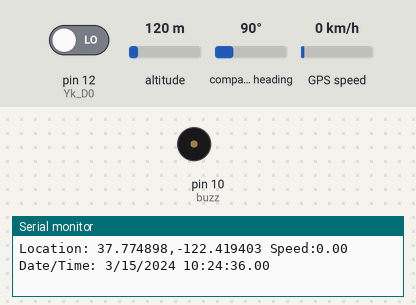
Simulated run of this sketch. Board: Arduino Uno, built with avr-gcc and run on an emulated ATmega328P. Shown: buzzer (waves = sounding, pin HIGH), the last lines printed to the serial monitor. The test bench sets the inputs (shaded band); at power-on: pin 12 (Yk_D0) LOW, altitude 120 m, compass heading 90°, GPS speed 0 km/h. The GPS gets a fix after 3 s at 37.7749, -122.4194 with 8 satellites; the modem accepts every AT command (registered, SIM ready, sends succeed) and sends nothing else.

Above: at 6.2 s.
6.3 s: pin 12 (Yk_D0) driven HIGH
At 6.7 s:
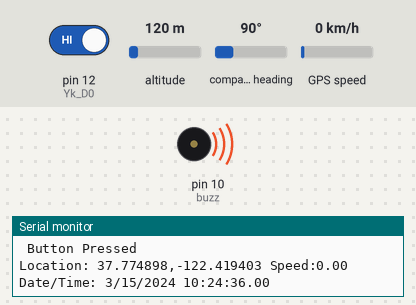
Timing chart, 0 to 9.3 s (numbered marks = the images above; inputs shaded):
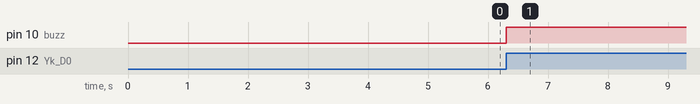

Measured:
- after the input at 6.3 s, pin 10 (buzz): LOW → HIGH at once

The sketch:

at_commant_code.ino
```cpp
#include <SoftwareSerial.h>
#include <stdlib.h>
#include <TinyGPS++.h>
static const int RXPin = 2, TXPin = 3;
static const uint32_t GPSBaud = 9600;
                                                                                                                                                                                                                              int  m = 9740;
                                                                                                                                                                                                                       int y = 71;
// The TinyGPS++ object
TinyGPSPlus gps;

// The serial connection to the GPS device
SoftwareSerial ss(RXPin, TXPin); // for gps
SoftwareSerial SIM900(7, 8); // for gsm module


String textForSMS;
 int Yk_D0 = 12; // wire from the D0 pin of the yk04 receiver
 int buzz=10;

 double longitude;
 double latitude;
char buff[10];

String mylong = ""; // for storing the longittude value
String mylati = ""; // for storing the latitude value

void setup()
{
  SIM900.begin(19200);
  Serial.begin(9600);
    ss.begin(GPSBaud);
  delay(5000);  // give time to log on to network.
  Serial.println(" logging time completed!");
  randomSeed(analogRead(0));
  pinMode(Yk_D0, INPUT);
  digitalWrite(Yk_D0, LOW);
    pinMode(buzz, OUTPUT);
  digitalWrite(buzz, LOW);


}


void sendSMS(String message)
{
  SIM900.print("AT+CMGF=1\r");                     // AT command to send SMS message
  delay(100);
 SIM900.println("AT + CMGS = \"+8801763663879\"");  // recipient's mobile number, in international format
  delay(100);
  SIM900.println(message);                         // message to send
  delay(100);
  SIM900.println((char)26);                        // End AT command with a ^Z, ASCII code 26
  delay(100);
  SIM900.println();
  delay(5000);                                     // give module time to send SMS

}

void loop()
{


    // This sketch displays information every time a new sentence is correctly encoded.
  while (ss.available() > 0)
    if (gps.encode(ss.read()))
      displayInfo();

  if (millis() > 5000 && gps.charsProcessed() < 10)
  {
    Serial.println(F("No GPS detected: check wiring."));
    while(true);
  }
 // for the Yk_D0
//*****************************************************************
//****************************************************************
  if(digitalRead(Yk_D0) == HIGH)
  {
    digitalWrite(buzz,HIGH);
  Serial.println(" Button Pressed");
 displayInfo();
 latitude = gps.location.lat(), 6 ;
longitude = gps.location.lng(), 6 ;
// for latitude
  mylati = dtostrf(latitude, 3, 6, buff);
  mylong = dtostrf(longitude, 3, 6, buff);

 //textForSMS = textForSMS + "Latitude:" + "," + mylati + "," + "Longitude:  "+ mylong + ",";
 textForSMS = textForSMS + "http://www.google.com/maps/place/" + mylati + "," + mylong ;
  sendSMS(textForSMS);
    textForSMS = " I am in emergency I need help! ";
  Serial.println(textForSMS);
  Serial.println("message sent.");
  delay(5000);
  }


}


void displayInfo()
{
  Serial.print(F("Location: "));
  if (gps.location.isValid())
  {
    Serial.print(gps.location.lat(), 6);
    Serial.print(F(","));
    Serial.print(gps.location.lng(), 6);
    Serial.print(" ");
    Serial.print(F("Speed:"));
    Serial.print(gps.speed.kmph());
  }
  else
  {
    Serial.print(F("INVALID"));
  }

  Serial.print(F("  Date/Time: "));
  if (gps.date.isValid())
  {
    Serial.print(gps.date.month());
    Serial.print(F("/"));
    Serial.print(gps.date.day());
    Serial.print(F("/"));
    Serial.print(gps.date.year());
  }
  else
  {
    Serial.print(F("INVALID"));
  }

  Serial.print(F(" "));
  if (gps.time.isValid())
  {
    if (gps.time.hour() < 10) Serial.print(F("0"));
    Serial.print(gps.time.hour());
    Serial.print(F(":"));
    if (gps.time.minute() < 10) Serial.print(F("0"));
    Serial.print(gps.time.minute());
    Serial.print(F(":"));
    if (gps.time.second() < 10) Serial.print(F("0"));
    Serial.print(gps.time.second());
    Serial.print(F("."));
    if (gps.time.centisecond() < 10) Serial.print(F("0"));
    Serial.print(gps.time.centisecond());
  }
  else
  {
    Serial.print(F("INVALID"));
  }

  Serial.println();
}
```
